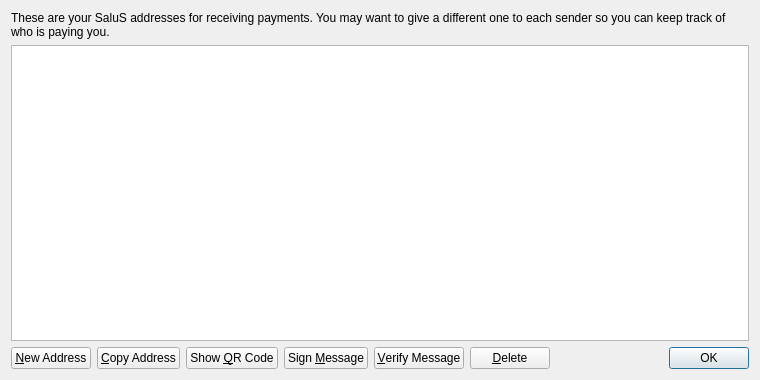
<?xml version="1.0" encoding="UTF-8"?>
<ui version="4.0">
 <class>AddressBookPage</class>
 <widget class="QWidget" name="AddressBookPage">
  <property name="geometry">
   <rect>
    <x>0</x>
    <y>0</y>
    <width>760</width>
    <height>380</height>
   </rect>
  </property>
  <property name="windowTitle">
   <string>Address Book</string>
  </property>
  <layout class="QVBoxLayout" name="verticalLayout">
   <item>
    <widget class="QLabel" name="labelExplanation">
     <property name="text">
      <string>These are your SaluS addresses for receiving payments. You may want to give a different one to each sender so you can keep track of who is paying you.</string>
     </property>
     <property name="textFormat">
      <enum>Qt::PlainText</enum>
     </property>
     <property name="wordWrap">
      <bool>true</bool>
     </property>
    </widget>
   </item>
   <item>
    <widget class="QTableView" name="tableView">
     <property name="contextMenuPolicy">
      <enum>Qt::CustomContextMenu</enum>
     </property>
     <property name="toolTip">
      <string>Double-click to edit address or label</string>
     </property>
     <property name="tabKeyNavigation">
      <bool>false</bool>
     </property>
     <property name="selectionMode">
      <enum>QAbstractItemView::SingleSelection</enum>
     </property>
     <property name="selectionBehavior">
      <enum>QAbstractItemView::SelectRows</enum>
     </property>
     <property name="sortingEnabled">
      <bool>true</bool>
     </property>
     <attribute name="verticalHeaderVisible">
      <bool>false</bool>
     </attribute>
    </widget>
   </item>
   <item>
    <layout class="QHBoxLayout" name="horizontalLayout">
     <item>
      <widget class="QPushButton" name="newAddressButton">
       <property name="toolTip">
        <string>Create a new address</string>
       </property>
       <property name="text">
        <string>&amp;New Address</string>
       </property>
      </widget>
     </item>
     <item>
      <widget class="QPushButton" name="copyToClipboard">
       <property name="toolTip">
        <string>Copy the currently selected address to the system clipboard</string>
       </property>
       <property name="text">
        <string>&amp;Copy Address</string>
       </property>
      </widget>
     </item>
     <item>
      <widget class="QPushButton" name="showQRCode">
       <property name="text">
        <string>Show &amp;QR Code</string>
       </property>
      </widget>
     </item>
     <item>
      <widget class="QPushButton" name="signMessage">
       <property name="toolTip">
        <string>Sign a message to prove you own a SaluS address</string>
       </property>
       <property name="text">
        <string>Sign &amp;Message</string>
       </property>
      </widget>
     </item>
     <item>
      <widget class="QPushButton" name="verifyMessage">
       <property name="toolTip">
        <string>Verify a message to ensure it was signed with a specified SaluS address</string>
       </property>
       <property name="text">
        <string>&amp;Verify Message</string>
       </property>
      </widget>
     </item>
     <item>
      <widget class="QPushButton" name="deleteButton">
       <property name="toolTip">
        <string>Delete the currently selected address from the list</string>
       </property>
       <property name="text">
        <string>&amp;Delete</string>
       </property>
      </widget>
     </item>
     <item>
      <spacer name="horizontalSpacer">
       <property name="orientation">
        <enum>Qt::Horizontal</enum>
       </property>
       <property name="sizeHint" stdset="0">
        <size>
         <width>40</width>
         <height>20</height>
        </size>
       </property>
      </spacer>
     </item>
     <item>
      <widget class="QDialogButtonBox" name="buttonBox">
       <property name="sizePolicy">
        <sizepolicy hsizetype="Maximum" vsizetype="Fixed">
         <horstretch>0</horstretch>
         <verstretch>0</verstretch>
        </sizepolicy>
       </property>
       <property name="standardButtons">
        <set>QDialogButtonBox::Ok</set>
       </property>
      </widget>
     </item>
    </layout>
   </item>
  </layout>
 </widget>
 <resources>
  <include location="../bitcoin.qrc"/>
 </resources>
 <connections/>
</ui>
